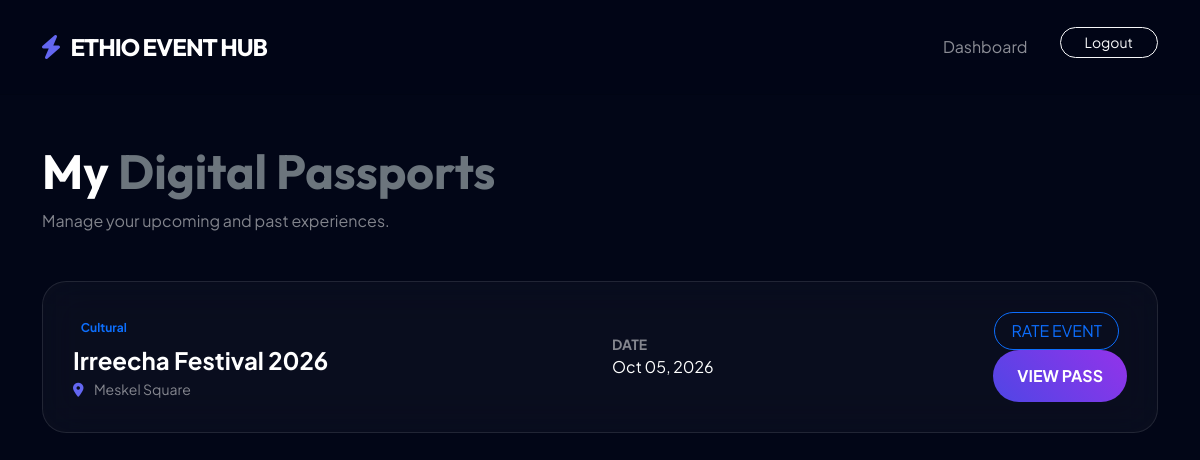
The page /pages/my_bookings.php (signed in) on the database its author committed.
### tables this page shows
CREATE TABLE bookings (
    id INT AUTO_INCREMENT PRIMARY KEY,
    user_id INT NOT NULL,
    event_id INT NOT NULL,
    quantity INT NOT NULL,
    total_price DECIMAL(10, 2) NOT NULL,
    booking_reference VARCHAR(20) UNIQUE,
    booking_date TIMESTAMP DEFAULT CURRENT_TIMESTAMP,
    status ENUM('pending', 'confirmed', 'cancelled') DEFAULT 'confirmed',
    FOREIGN KEY (user_id) REFERENCES users(id),
    FOREIGN KEY (event_id) REFERENCES events(id) ON DELETE CASCADE
);

CREATE TABLE categories (
    id INT AUTO_INCREMENT PRIMARY KEY,
    name VARCHAR(50) NOT NULL,
    icon VARCHAR(50) DEFAULT 'fa-calendar',
    description TEXT
);

CREATE TABLE events (
    id INT AUTO_INCREMENT PRIMARY KEY,
    organizer_id INT NOT NULL,
    category_id INT NOT NULL,
    title VARCHAR(200) NOT NULL,
    description TEXT,
    event_date DATE NOT NULL,
    venue VARCHAR(200),
    capacity INT DEFAULT 100,
    price DECIMAL(10, 2) DEFAULT 0.00,
    image VARCHAR(255),
    created_at TIMESTAMP DEFAULT CURRENT_TIMESTAMP,
    FOREIGN KEY (organizer_id) REFERENCES users(id) ON DELETE CASCADE,
    FOREIGN KEY (category_id) REFERENCES categories(id) ON DELETE CASCADE
);

### pages/my_bookings.php (the view, shortened to what this page needs)
<?php
$user_id = (int)$_SESSION['user_id'];
$bookings = [];
try {
    $pdo = getDB();
    $stmt = $pdo->prepare("
        SELECT b.*, e.title as event_title, e.event_date, e.venue, c.name as category
        FROM bookings b
        JOIN events e ON b.event_id = e.id
        JOIN categories c ON e.category_id = c.id
        WHERE b.user_id = ?
        ORDER BY b.booking_date DESC
    ");
    $stmt->execute([$user_id]);
    $bookings = $stmt->fetchAll(PDO::FETCH_ASSOC);
} catch (PDOException $e) {
    $error = "Error loading your bookings.";
}
?>
<!DOCTYPE html>
<html lang="en">
<head>
    <link href="https://cdn.jsdelivr.net/npm/bootstrap@5.3.0/dist/css/bootstrap.min.css" rel="stylesheet">
    <link rel="stylesheet" href="https://cdnjs.cloudflare.com/ajax/libs/font-awesome/6.0.0/css/all.min.css">
    <link rel="stylesheet" href="../assets/css/style.css">
</head>
<body>
    <nav class="navbar navbar-expand-lg navbar-dark sticky-top">
        <div class="container">
            <a class="navbar-brand fw-bold" href="../index.php">
                <i class="fas fa-bolt me-2 text-accent"></i> ETHIO EVENT HUB
            </a>
            <div class="collapse navbar-collapse">
                <ul class="navbar-nav ms-auto">
                    <li class="nav-item"><a class="nav-link px-3" href="dashboard.php">Dashboard</a></li>
                    <li class="nav-item ms-lg-3"><a class="btn btn-outline-light btn-sm px-4 rounded-pill" href="logout.php">Logout</a></li>
                </ul>
            </div>
        </div>
    </nav>
    <div class="container py-5">
        <header class="mb-5">
            <h1 class="display-5 fw-bold text-white mb-2">My <span class="text-secondary">Digital Passports</span></h1>
            <p class="text-white-50">Manage your upcoming and past experiences.</p>
        </header>
        <?php if (empty($bookings)): ?>
            <div class="text-center py-5">
                <i class="fas fa-ticket-alt fa-4x text-accent opacity-25 mb-4"></i>
                <h3 class="text-white fw-bold">No tickets yet</h3>
                <p class="text-white-50 mb-4">Discover your first event and start making memories.</p>
                <a href="events.php" class="btn btn-primary px-5 rounded-pill shadow-lg">EXPLORE EVENTS</a>
            </div>
        <?php else: foreach ($bookings as $b): ?>
            <div class="ticket-card animate-fade-in">
                <div class="row align-items-center">
                    <div class="col-md-6">
                        <span class="badge bg-soft-primary text-primary mb-2"><?= htmlspecialchars($b['category']) ?></span>
                        <h4 class="text-white fw-bold mb-1"><?= htmlspecialchars($b['event_title']) ?></h4>
                        <p class="text-white-50 small mb-0"><i class="fas fa-map-marker-alt me-2 text-accent"></i> <?= htmlspecialchars($b['venue']) ?></p>
                    </div>
                    <div class="col-md-3">
                        <div class="text-white-50 small fw-bold text-uppercase">Date</div>
                        <div class="text-white"><?= date('M d, Y', strtotime($b['event_date'])) ?></div>
                    </div>
                    <div class="col-md-3 text-md-end mt-3 mt-md-0">
                        <a href="event_details.php?id=<?= $b['event_id'] ?>#reviews" class="btn btn-outline-primary px-3 rounded-pill me-2">RATE EVENT</a>
                        <a href="booking_confirmation.php?id=<?= $b['id'] ?>" class="btn btn-primary px-4 rounded-pill">VIEW PASS</a>
                    </div>
                </div>
            </div>
        <?php endforeach; endif; ?>
    </div>
</body>
</html>

### assets/css/style.css (style rules this page uses)
:root { --primary: #0f172a; --accent: #6366f1; --accent-light: #a5b4fc; --secondary: #ec4899; --bg-color: #f8fafc; --text-color: #0f172a; --card-bg: rgba(255, 255, 255, 0.8); --nav-bg: rgba(255, 255, 255, 0.8); --glass: rgba(255, 255, 255, 0.5); --glass-border: rgba(0, 0, 0, 0.1); }
body { background: var(--bg-color); color: var(--text-color); font-family: 'Plus Jakarta Sans', sans-serif; overflow-x: hidden; transition: background 0.4s ease, color 0.4s ease; }
h1, h2, h3, .navbar-brand { font-family: 'Outfit', sans-serif; }
.animate-fade-in { animation: fadeIn 1s ease forwards; }
.navbar { background: rgba(2, 6, 23, 0.7) !important; -webkit-backdrop-filter: var(--glass-blur); backdrop-filter: var(--glass-blur); border-bottom: 1px solid var(--glass-border); padding: 1.5rem 0; }
.navbar-brand { font-size: 1.5rem; letter-spacing: -1px; }
.btn-primary { background: linear-gradient(45deg, #4f46e5, #9333ea); border: none; border-radius: 100px; padding: 14px 40px; font-weight: 700; transition: all 0.3s ease; }
.text-accent { color: var(--accent) !important; }

### pages/my_bookings.php (style rules this page uses)
body { background: #020617; }
.ticket-card { background: rgba(255, 255, 255, 0.03); backdrop-filter: blur(20px); border: 1px solid rgba(255, 255, 255, 0.1); border-radius: 24px; padding: 30px; transition: all 0.3s; margin-bottom: 20px; }

### rows shown on the page
bookings: categories.name "Cultural", event.title "Irreecha Festival 2026", event.venue "Meskel Square", event.event_date "Oct 05, 2026"
